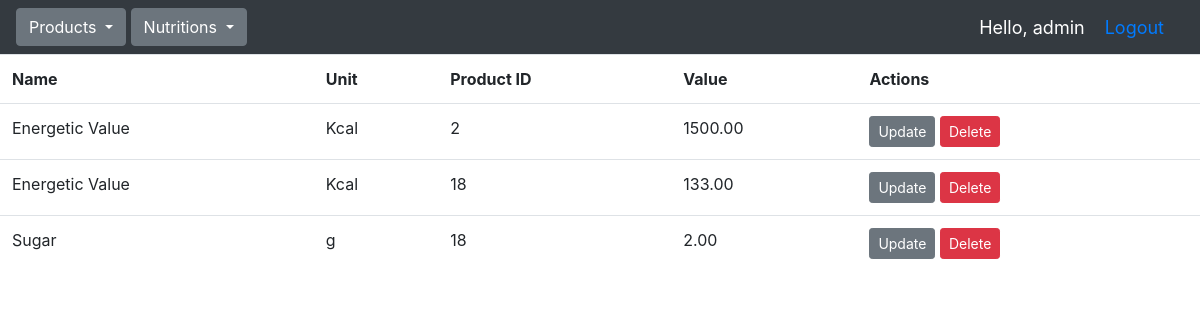
Before: /nutritions/ (signed in) with the older database file.
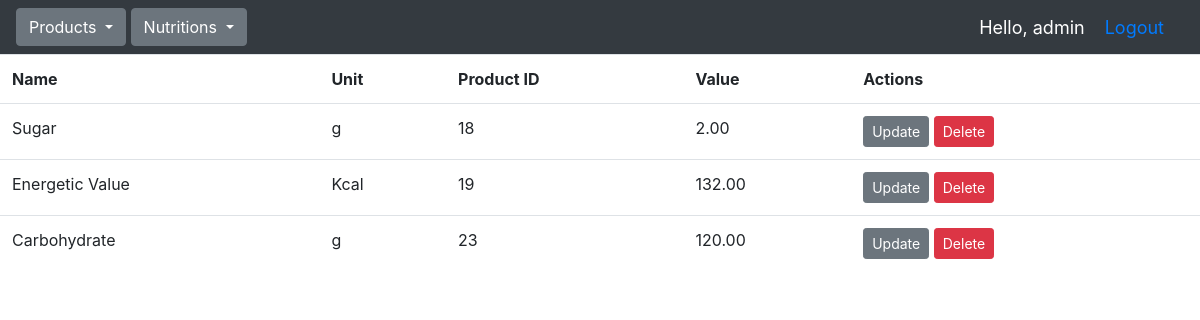
After: the same page with the newer database file.
### products/models.py (models this page shows, shortened)
class Nutrition(models.Model):
    unit_choices = [
        ('g', 'gram'),
        ('Kcal', 'kcal'),
    ]
    name_choices = [
        ('Protein', 'Protein'),
        ('Carbohydrate', 'Carbohydrate'),
        ('Fat', 'Fat'),
        ('Sugar', 'Sugar'),
        ('Fiber', 'Fiber'),
        ('Energetic Value', 'Energetic Value'),
    ]
    name = models.CharField(max_length=100, choices=name_choices)
    unit = models.CharField(max_length=5, choices=unit_choices)
    product = models.ForeignKey(Product, on_delete=models.CASCADE)
    value = models.DecimalField(default=0.00,max_digits=7,decimal_places=2)
    class Meta:
        constraints = [
            models.UniqueConstraint(fields=['name', 'product'], name='unique_nutrition_product')
        ]

class Product(models.Model):
    status_choices = [
        ('ACTIVE', 'ACTIVE'),
        ('INACTIVE', 'INACTIVE'),
    ]
    name = models.CharField(max_length=100)
    description = models.TextField()
    status = models.CharField(max_length=10, choices=status_choices, default='ACTIVE')

### products/views.py (the view)
# urls.py: path("nutritions/", views.NutritionsDashboardTemplateView.as_view(), name="nutritions"),
class NutritionsDashboardTemplateView(TemplateView):
    model = Nutrition
    context_object_name = "nutritions"
    template_name = "products/nutritions.html"
    def get_context_data(self, **kwargs):
        context = super().get_context_data(**kwargs)
        context['products'] = Product.objects.all()
        context['nutritions'] = Nutrition.objects.all()
        return context
    @method_decorator(login_required(login_url="login_user"))
    def dispatch(self, *args, **kwargs):
        return super(NutritionsDashboardTemplateView, self).dispatch(*args, **kwargs)

### products/templates/products/nutritions.html
{% extends 'products/base.html' %}
{% block content %}
<div class="table-responsive">
    <table class="table table-bg">
        <tr>
            <th>Name</th>
            <th>Unit</th>
            <th>Product ID</th>
            <th>Value</th>
            <th>Actions</th>
        </tr>
        {% for nutrition in nutritions %}
            <tr>
                <td>{{nutrition.name}}</td>
                <td>{{nutrition.unit}}</td>
                <td>{{nutrition.product.id}}</td>
                <td>{{nutrition.value}}</td>
                <td>
                    <a class="btn btn-sm btn-secondary" href="{% url 'update_nutrition' nutrition.id %}">Update</a>
                    <a class="btn btn-sm btn-danger" href="{% url 'delete_nutrition' nutrition.id %}">Delete</a>
                </td>
            </tr>
        {% endfor %}
    </table>
</div>
{% endblock %}

### products/templates/products/base.html (shortened to what this page needs)
<!DOCTYPE html>
<html lang="en">
<head>
    <link rel="stylesheet" href="https://stackpath.bootstrapcdn.com/bootstrap/4.5.0/css/bootstrap.min.css">
    <link rel="stylesheet" href="https://maxcdn.bootstrapcdn.com/font-awesome/4.7.0/css/font-awesome.min.css">
</head>
<body>
    {% include 'products/navbar.html' %}
    {% block content %}
    {% endblock %}
</body>
</html>

### products/templates/products/navbar.html (shortened to what this page needs)
{% load static %}
<nav id="navbar_custom" class="navbar navbar-expand-lg navbar-dark bg-dark" style="color:#006d77">
    <div class="collapse navbar-collapse" id="navbarNav">
      <ul class="navbar-nav">
          <li>
            <div class="dropdown-style">
                <div class="btn-group">
                    <button type="button" class="btn btn-secondary dropdown-toggle" data-toggle="dropdown" aria-haspopup="true" aria-expanded="false">
                      Products
                    </button>
                </div>
                <div class="btn-group">
                    <button type="button" class="btn btn-secondary dropdown-toggle" data-toggle="dropdown" aria-haspopup="true" aria-expanded="false">
                      Nutritions
                    </button>
                </div>
            </div>
          </li>
      </ul>
    </div>
    <span class="hello-msg">Hello, {{request.user}}</span>
    <span class="hello-msg"><a href="{% url 'logout_user' %}">Logout</a></span>
</nav>

### products/templates/products/navbar.html (style rules this page uses)
.hello-msg { font-size: 18px; color: white; margin-right: 20px; }

Changed rows visible on the page:
removed Nutrition: name "Energetic Value", unit "Kcal", product.id "2", value "1500.00"
removed Nutrition: name "Energetic Value", unit "Kcal", product.id "18", value "133.00"
added Nutrition: name "Energetic Value", unit "Kcal", product.id "19", value "132.00"
added Nutrition: name "Carbohydrate", unit "g", product.id "23", value "120.00"
